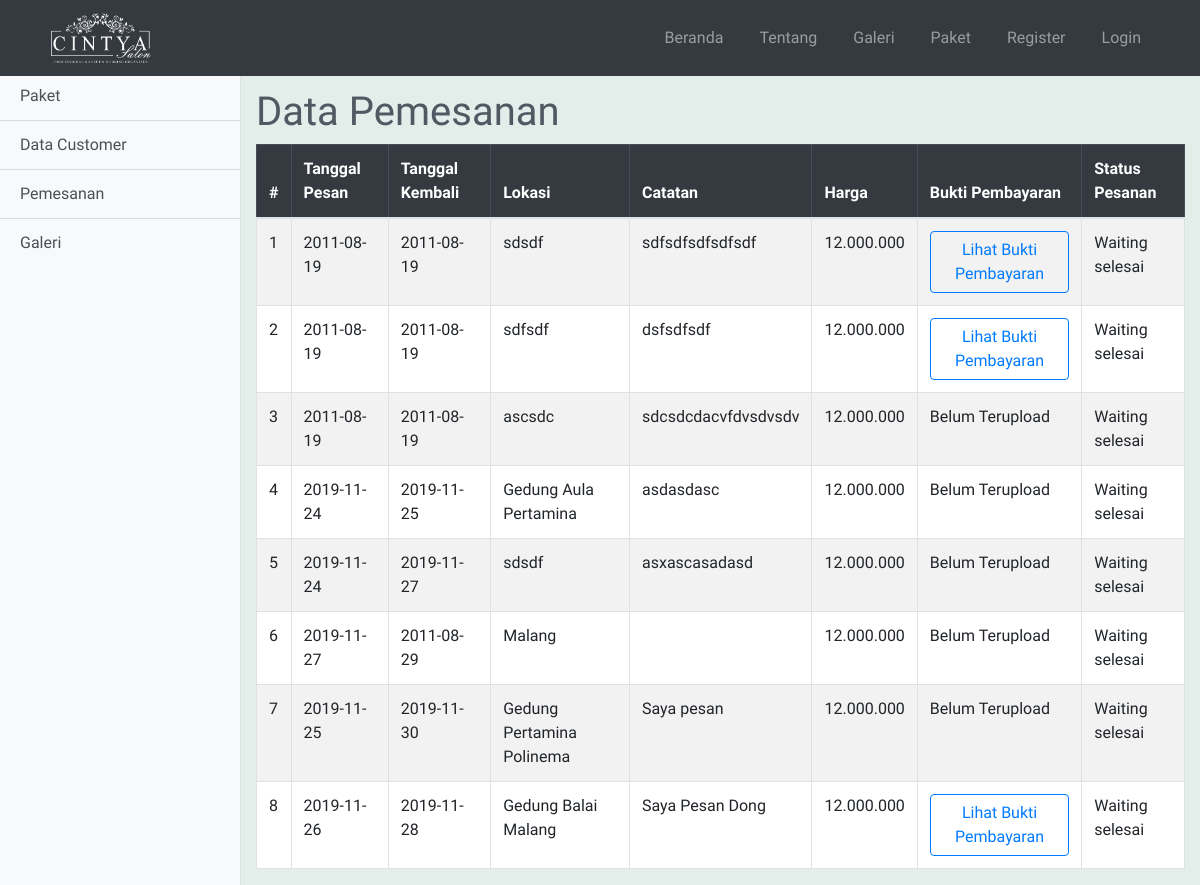
The page /admin-pemesanan.php on the database as committed earlier.
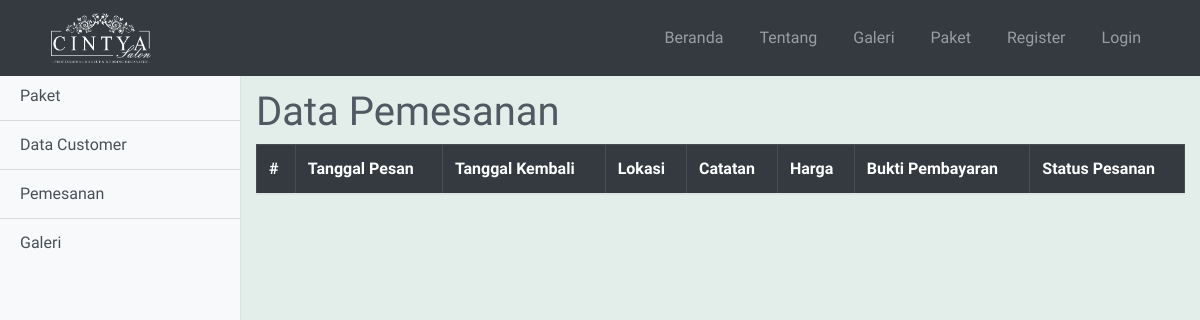
The same page on the database as committed later.
### tables this page shows
CREATE TABLE `pemesanan` (
  `id_pemesanan` int(255) NOT NULL,
  `catatan` varchar(255) DEFAULT NULL,
  `id_paket` int(11) NOT NULL,
  `tgl_pesan` date NOT NULL,
  `tgl_kembali` date NOT NULL,
  `status` varchar(255) NOT NULL DEFAULT 'Waiting',
  `lokasi` varchar(255) NOT NULL,
  `bukti_pembayaran` varchar(255) DEFAULT NULL,
  `user_id` int(11) NOT NULL
);

CREATE TABLE `paket` (
  `id_paket` int(11) NOT NULL,
  `nama_paket` varchar(45) DEFAULT NULL,
  `harga` longtext,
  `dekorasi` varchar(255) DEFAULT NULL,
  `rias_baju` varchar(255) DEFAULT NULL,
  `dokumentasi` varchar(255) DEFAULT NULL,
  `mc` varchar(45) DEFAULT NULL,
  `free` varchar(255) DEFAULT NULL,
  `biaya_pelihara` longtext NOT NULL,
  `foto` varchar(255) NOT NULL
);

### admin-pemesanan.php (the view, shortened to what this page needs)
<!DOCTYPE html>
<html lang="en">
<head>
    <?php include 'includes/head.php' ?>
    <link href="css/simple-sidebar.css" rel="stylesheet">
</head>
<body>
    <?php include 'includes/navbar.php' ?>
    <div class="d-flex pt-5 mt-4" id="wrapper">
        <?php include 'includes/sidebar.php' ?>
        <div style="background-color:#E3EDEA;" id="page-content-wrapper">
            <div class="container-fluid mt-3">
                <h1 class="">Data Pemesanan</h1>
            </div>
            <div class="container">
                <table class="table table-striped table-bordered" style="background-color: white">
                    <thead class="table-dark">
                        <tr>
                            <th>#</th>
                            <th>Tanggal Pesan</th>
                            <th>Tanggal Kembali</th>
                            <th>Lokasi</th>
                            <th>Catatan</th>
                            <th>Harga</th>
                            <th>Bukti Pembayaran</th>
                            <th>Status Pesanan</th>
                        </tr>
                    </thead>
                    <tbody>
                        <?php
                        $query = "SELECT * FROM pemesanan";
                        $result = mysqli_query($con, $query);
                        $query2 = "SELECT * FROM paket INNER JOIN pemesanan ON (paket.id_paket=pemesanan.id_paket)";
                        $result2 = mysqli_query($con, $query2);
                        $paket = mysqli_fetch_assoc($result2);
                        if (mysqli_num_rows($result) > 0) {
                            $no = 0;
                            while ($row = mysqli_fetch_assoc($result)) {
                                $no++; ?>
                                <tr>
                                    <td><?php echo $no ?></td>
                                    <td><?php echo $row["tgl_pesan"] ?></td>
                                    <td><?php echo $row["tgl_kembali"] ?></td>
                                    <td><?php echo $row["lokasi"] ?></td>
                                    <td><?php echo $row["catatan"] ?></td>
                                    <td><?php echo $paket["harga"] ?></td>
                                    <td>
                                        <?php
                                                if ($row["bukti_pembayaran"] == null) { ?>
                                            Belum Terupload
                                        <?php } else { ?>
                                            <button type="button" class="btn btn-block btn-outline-primary" data-toggle="modal" data-target="#modal<?php echo $row["id_pemesanan"] ?>">
                                                Lihat Bukti Pembayaran
                                            </button>
                                        <?php } ?>
                                    </td>
                                    <td>
                                        <?php echo $row["status"] ?>
                                        <br>
                                        selesai
                                    </td>
                                </tr>
                            <?php } ?>
                        <?php }
                        ?>
                    </tbody>
                </table>
            </div>
        </div>
    </div>
</body>
</html>

Rows that differ between the two databases and show on the page:
removed pemesanan: tgl_pesan "2011-08-19", tgl_kembali "2011-08-19", lokasi "sdsdf", catatan "sdfsdfsdfsdfsdf", id_paket.harga "12.000.000", status "Waiting"
removed pemesanan: tgl_pesan "2011-08-19", tgl_kembali "2011-08-19", lokasi "sdfsdf", catatan "dsfsdfsdf", id_paket.harga "12.000.000", status "Waiting"
removed pemesanan: tgl_pesan "2011-08-19", tgl_kembali "2011-08-19", lokasi "ascsdc", catatan "sdcsdcdacvfdvsdvsdv", id_paket.harga "12.000.000", shows "Belum Terupload", status "Waiting"
removed pemesanan: tgl_pesan "2019-11-24", tgl_kembali "2019-11-25", lokasi "Gedung Aula Pertamina", catatan "asdasdasc", id_paket.harga "12.000.000", shows "Belum Terupload", status "Waiting"
removed pemesanan: tgl_pesan "2019-11-24", tgl_kembali "2019-11-27", lokasi "sdsdf", catatan "asxascasadasd", shows "Belum Terupload", status "Waiting"
removed paket: harga "12.000.000"
removed pemesanan: tgl_pesan "2019-11-27", tgl_kembali "2011-08-29", lokasi "Malang", shows "Belum Terupload", status "Waiting"
removed pemesanan: tgl_pesan "2019-11-25", tgl_kembali "2019-11-30", lokasi "Gedung Pertamina Polinema", catatan "Saya pesan", shows "Belum Terupload", status "Waiting"
removed pemesanan: tgl_pesan "2019-11-26", tgl_kembali "2019-11-28", lokasi "Gedung Balai Malang", catatan "Saya Pesan Dong", id_paket.harga "12.000.000", status "Waiting"
